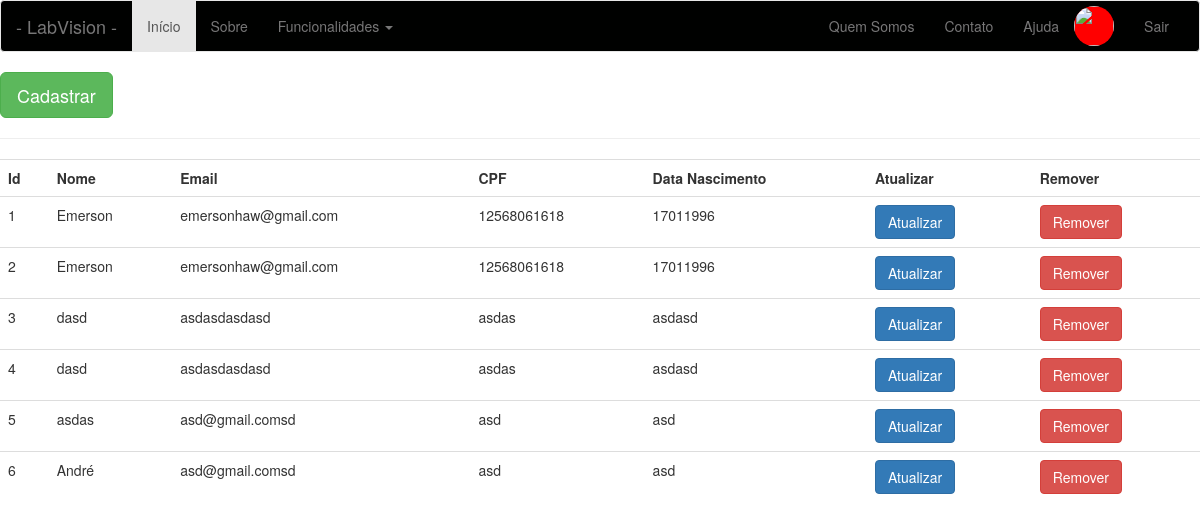
Page /listar-usuarios (signed in) on the committed database.
### app/models/tables.py (models this page shows, shortened)
class Pessoa(db.Model):
    __tablename__ = "pessoas"
    id = db.Column(db.Integer, primary_key=True)
    nome = db.Column(db.String(50))

class Usuario(Pessoa, db.Model):
    __tablename__ = "usuarios"
    id = db.Column(db.Integer, primary_key=True)
    email = db.Column(db.String(50))
    senha = db.Column(db.String(20))
    cpf = db.Column(db.String(20))
    dt_nascimento = db.Column(db.String(20))
    status = db.Column(db.Boolean())
    pessoa = db.Column(db.Integer, db.ForeignKey('pessoas.id'))
    def get_id(self):
        return str(self.id)

class Pessoa(db.Model):
    __tablename__ = "pessoas"
    id = db.Column(db.Integer, primary_key=True)
    nome = db.Column(db.String(50))

### app/controllers/default.py (the view)
@app.route('/listar-usuarios', methods=['GET', 'POST'])
def listar_usuarios():
    if not current_user.get_id():
        return redirect(url_for('login'))
    usuarios = Usuario.query.all()
    return render_template('usuario/listar-usuarios.html', usuarios=usuarios)

### app/controllers/default.py (called while the page is built)
@login_manager.user_loader
def load_user(id):
    return Usuario.query.filter_by(id=id).first()

### app/templates/usuario/listar-usuarios.html
{% include 'base/head.html' %}
{% include 'base/nav_bar.html' %}
<a href="/cadastrar-usuarios">
    <button class="btn btn-lg btn-success">
        Cadastrar
    </button>
</a>
<hr>
<div class="table-responsive">
        <table class="table">
            <tr>
                <th>Id</th>
                <th>Nome</th>
                <th>Email</th>
                <th>CPF</th>
                <th>Data Nascimento</th>
                <th>Atualizar</th>
                <th>Remover</th>
            </tr>
            {% for u in usuarios %}
                <tr>
                    <td>
                        {{ u.id}}
                    </td>
                    <td>
                        {{ u.nome}}
                    </td>
                    <td>
                        {{ u.email}}
                    </td>
                    <td>
                        {{ u.cpf}}
                    </td>
                    <td>
                        {{ u.dt_nascimento}}
                    </td>
                    <td>
                        <a href="{{ url_for('atualizar_usuario', id=u.id)}}">
                            <button class="btn btn-primary">
                                Atualizar
                            </button>
                        </a>
                    </td>
                    <td>
                        <a href="{{ url_for('excluir_usuario', id=u.id)}}">
                            <button class="btn btn-danger">
                                Remover
                           </button>
                        </a>
                    </td>
                </tr>
            {% endfor %}
        </table>
</div>
{% include 'base/footer.html' %}

### rows in the picture
Usuario: id "1", nome "Emerson", email "emersonhaw@gmail.com", cpf "12568061618", dt_nascimento "17011996"
Usuario: id "2", nome "Emerson", email "emersonhaw@gmail.com", cpf "12568061618", dt_nascimento "17011996"
Usuario: id "3", nome "dasd", email "asdasdasdasd", cpf "asdas", dt_nascimento "asdasd"
Usuario: id "4", nome "dasd", email "asdasdasdasd", cpf "asdas", dt_nascimento "asdasd"
Usuario: id "5", nome "asdas", email "asd@gmail.comsd", cpf "asd", dt_nascimento "asd"
Usuario: id "6", nome "André", email "asd@gmail.comsd", cpf "asd", dt_nascimento "asd"
